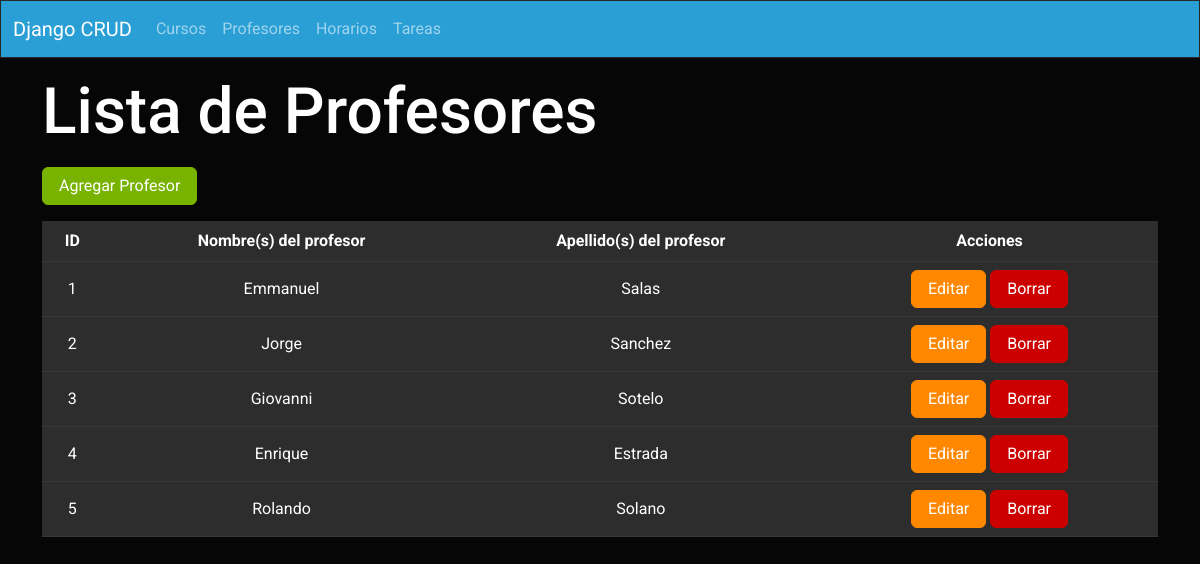
Screenshot of /mostrar_profesores/ with the database file from the repository.
### cursoapp/models.py (models this page shows, shortened)
class Profesor(models.Model):
    nombre_profesor = models.CharField(max_length=200)
    apellido_profesor = models.CharField(max_length=200)

### cursoapp/views.py (the view)
# urls.py: path('mostrar_profesores/',views.profesores, name='mostrar_profesores'),
def profesores(request):
    profesores = Profesor.objects.all()
    return render(request,'Profesor/profesores.html',{
        'profesores' : profesores
    })

### cursoapp/templates/Profesor/profesores.html (shortened to what this page needs)
{% extends 'layouts/template.html' %}
{% block content %}
    <h1 class='my-3'>Lista de Profesores</h1>
    <a class="mb-3 btn btn-success" href="{% url 'agregar_profesor' %}" role="button">Agregar Profesor</a>
    <div class="table-responsive" >
        <table class="table table-hover table-light text-center align-middle">
            <thead>
                <tr>
                    <th scope="col">ID</th>
                    <th scope="col">Nombre(s) del profesor</th>
                    <th scope="col">Apellido(s) del profesor</th>
                    <th scope="col">Acciones</th>
                </tr>
            </thead>
            <tbody>
                {% for profesor in profesores %}
                    <tr class="">
                        <td scope="row">{{ profesor.id }}</td>
                        <td>{{ profesor.nombre_profesor }}</td>
                        <td>{{ profesor.apellido_profesor }}</td>
                        <td>
                            <a class="btn btn-warning" href="{% url 'editar_profesor' profesor.id %}" role="button">Editar</a>
                            <form action="{% url 'borrar_profesor' profesor.id %}" method="post" class="d-inline">
                                <button class="btn btn-danger" onclick='return confirm("¿Esta seguro de querer borrar el registro?")'>Borrar</button>
                            </form>
                        </td>
                    </tr>
                {% endfor %}
            </tbody>
        </table>
    </div>
{% endblock %}

### rows the page displays
Profesor: id "1", nombre_profesor "Emmanuel", apellido_profesor "Salas"
Profesor: id "2", nombre_profesor "Jorge", apellido_profesor "Sanchez"
Profesor: id "3", nombre_profesor "Giovanni", apellido_profesor "Sotelo"
Profesor: id "4", nombre_profesor "Enrique", apellido_profesor "Estrada"
Profesor: id "5", nombre_profesor "Rolando", apellido_profesor "Solano"
